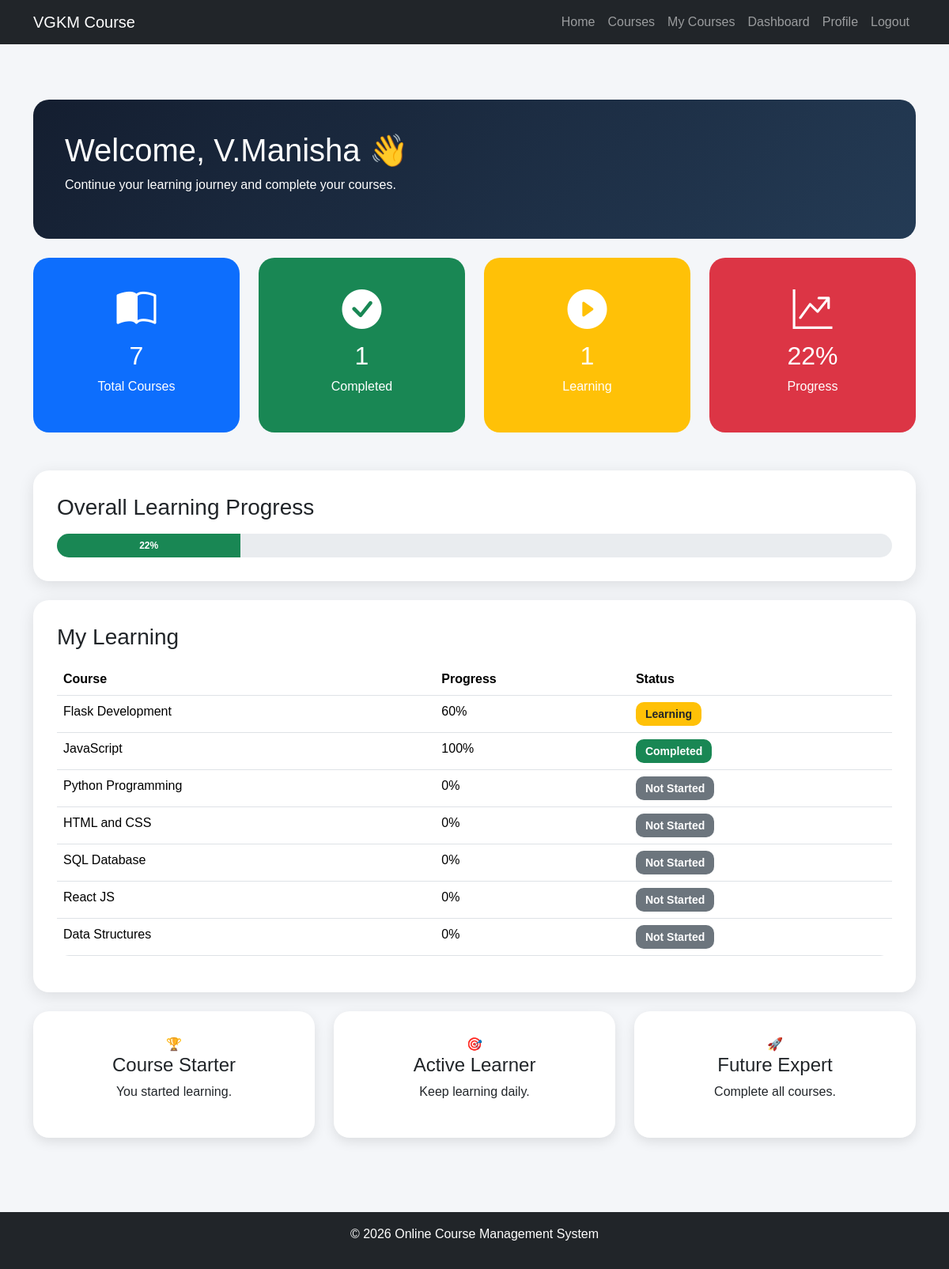
The app's page /dashboard (signed in) with its own data.
### tables this page shows
CREATE TABLE users(
    user_id INTEGER PRIMARY KEY AUTOINCREMENT,
    name TEXT NOT NULL,
    email TEXT UNIQUE NOT NULL,
    phone TEXT NOT NULL,
    password TEXT NOT NULL
);

CREATE TABLE enrollments(
    enrollment_id INTEGER PRIMARY KEY AUTOINCREMENT,
    user_id INTEGER,
    course_id INTEGER,
    progress INTEGER DEFAULT 0,
    enrollment_date TEXT,
    FOREIGN KEY(user_id) REFERENCES users(user_id),
    FOREIGN KEY(course_id) REFERENCES courses(course_id)
);

CREATE TABLE courses(
    course_id INTEGER PRIMARY KEY AUTOINCREMENT,
    course_name TEXT NOT NULL,
    category TEXT,
    duration TEXT,
    description TEXT
);

### app.py (the view)
@app.route("/dashboard")
def dashboard():
    if "user_id" not in session:
        return redirect("/login")
    user_id = session["user_id"]
    user = get_user(user_id)
    courses = get_my_courses(user_id)
    total_courses = len(courses)
    completed = 0
    in_progress = 0
    total_progress = 0
    for course in courses:
        total_progress += course["progress"]
        if course["progress"] == 100:
            completed += 1
        elif course["progress"] > 0:
            in_progress += 1
    if total_courses > 0:
        completion_rate = int( total_progress / total_courses )
    else:
        completion_rate = 0
    return render_template("dashboard.html",
        user=user,
        courses=courses,
        total_courses=total_courses,
        completed=completed,
        in_progress=in_progress,
        completion_rate=completion_rate
    )

### database/enrollment_db.py (called while the page is built)
def connect_db():
    conn = sqlite3.connect("onlinecourse.db")
    conn.row_factory = sqlite3.Row
    return conn

def get_my_courses(user_id):
    conn = connect_db()
    cursor = conn.cursor()
    cursor.execute("""
        SELECT
            enrollments.enrollment_id,
            courses.course_id,
            courses.course_name,
            courses.category,
            courses.duration,
            enrollments.progress,
            enrollments.enrollment_date

        FROM enrollments
        JOIN courses
        ON enrollments.course_id = courses.course_id

        WHERE enrollments.user_id=?
    """, (user_id,))
    courses = cursor.fetchall()
    conn.close()
    return courses

### database/user_db.py (called while the page is built)
def connect_db():
    conn = sqlite3.connect("onlinecourse.db")
    conn.row_factory = sqlite3.Row
    return conn

def get_user(user_id):
    conn = connect_db()
    cursor = conn.cursor()
    cursor.execute("""
        SELECT *
        FROM users
        WHERE user_id=?
    """, (user_id,))
    user = cursor.fetchone()
    conn.close()
    return user

### templates/dashboard.html (shortened to what this page needs)
{% extends "base.html" %}
{% block css %}
<link rel="stylesheet" href="{{ url_for('static', filename='css/dashboard.css') }}">
<link rel="stylesheet" href="https://cdn.jsdelivr.net/npm/bootstrap-icons@1.11.3/font/bootstrap-icons.css">
{% endblock %}
{% block content %}
<div class="container mt-4">
    <div class="dashboard-header">
        <h1>Welcome, {{ user.name }} 👋</h1>
        <p>Continue your learning journey and complete your courses.</p>
    </div>
    <div class="row mt-4">
        <div class="col-md-3 mb-4">
            <div class="stat-card bg-primary">
                <i class="bi bi-book-half icon"></i>
                <h2>{{ total_courses }}</h2>
                <p>Total Courses</p>
            </div>
        </div>
        <div class="col-md-3 mb-4">
            <div class="stat-card bg-success">
                <i class="bi bi-check-circle-fill icon"></i>
                <h2>{{ completed }}</h2>
                <p>Completed</p>
            </div>
        </div>
        <div class="col-md-3 mb-4">
            <div class="stat-card bg-warning">
                <i class="bi bi-play-circle-fill icon"></i>
                <h2>{{ in_progress }}</h2>
                <p>Learning</p>
            </div>
        </div>
        <div class="col-md-3 mb-4">
            <div class="stat-card bg-danger">
                <i class="bi bi-graph-up-arrow icon"></i>
                <h2>{{ completion_rate }}%</h2>
                <p>Progress</p>
            </div>
        </div>
    </div>
    <div class="dashboard-box mt-4">
        <h3>Overall Learning Progress</h3>
        <div class="progress mt-3">
            <div class="progress-bar bg-success" style="width: {{ completion_rate }}%;">
                {{ completion_rate }}%
            </div>
        </div>
    </div>
    <div class="dashboard-box mt-4">
        <h3>My Learning</h3>
        <table class="table table-hover mt-3">
            <thead>
                <tr>
                    <th>Course</th>
                    <th>Progress</th>
                    <th>Status</th>
                </tr>
            </thead>
            <tbody>
                {% for course in courses %}
                <tr>
                    <td>{{ course.course_name }}</td>
                    <td>{{ course.progress }}%</td>
                    <td>
                        {% if course.progress == 100 %}
                        <span class="badge bg-success">Completed</span>
                        {% elif course.progress > 0 %}
                        <span class="badge bg-warning text-dark">Learning</span>
                        {% else %}
                        <span class="badge bg-secondary">Not Started</span>
                        {% endif %}
                    </td>
                </tr>
                {% endfor %}
            </tbody>
        </table>
    </div>
    <div class="row mt-4">
        <div class="col-md-4 mb-3">
            <div class="achievement-card">
                🏆
                <h4>Course Starter</h4>
                <p>You started learning.</p>
            </div>
        </div>
        <div class="col-md-4 mb-3">
            <div class="achievement-card">
                🎯
                <h4>Active Learner</h4>
                <p>Keep learning daily.</p>
            </div>
        </div>
        <div class="col-md-4 mb-3">
            <div class="achievement-card">
                🚀
                <h4>Future Expert</h4>
                <p>Complete all courses.</p>
            </div>
        </div>
    </div>
</div>
{% endblock %}

### static/css/style.css (style rules this page uses)
body { background: #f4f6f9; font-family: Arial, sans-serif; min-height: 100vh; display: flex; flex-direction: column; margin: 0; }
.table { border-radius: 15px; overflow: hidden; }
.progress { height: 25px; border-radius: 20px; overflow: hidden; }
.progress-bar { font-weight: 600; }
.badge { padding: 8px 12px; font-size: 14px; border-radius: 10px; }

### static/css/dashboard.css (style rules this page uses)
body { background: #f4f6f9; }
.dashboard-header { background: linear-gradient(135deg,#141E30,#243B55); color: white; padding: 40px; border-radius: 20px; }
.stat-card { padding: 30px; border-radius: 20px; text-align: center; color: white; transition: 0.3s; }
.icon { font-size: 50px; margin-bottom: 15px; }
.dashboard-box { background: white; padding: 30px; border-radius: 20px; box-shadow: 0 5px 20px rgba(0,0,0,0.1); }
.achievement-card { background: white; padding: 30px; text-align: center; border-radius: 20px; box-shadow: 0 5px 15px rgba(0,0,0,0.1); transition: 0.3s; }
.progress { height: 30px; border-radius: 20px; }

### records on screen
users: name "V.Manisha"
enrollments: course_name "Flask Development", progress "60", shows "Learning"
enrollments: course_name "JavaScript", progress "100", shows "Completed"
enrollments: course_name "Python Programming", progress "0", shows "Not Started"
enrollments: course_name "HTML and CSS", progress "0", shows "Not Started"
enrollments: course_name "SQL Database", progress "0", shows "Not Started"
enrollments: course_name "React JS", progress "0", shows "Not Started"
enrollments: course_name "Data Structures", progress "0", shows "Not Started"

### other values on screen
{{ total_courses }} "7"
{{ completed }} "1"
{{ in_progress }} "1"
{{ completion_rate }} "22"
